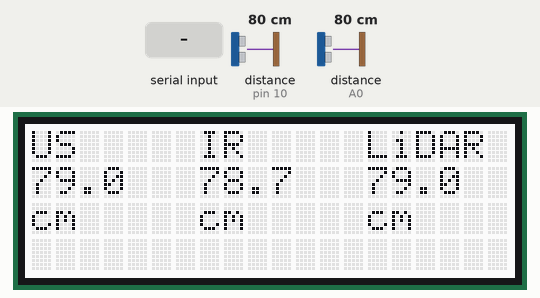
A sketch run on a simulated Arduino Mega 2560, built with avr-gcc and run on an emulated ATmega2560. Shown: 20×4 character LCD. Wiring (inferred from the names in the program): ultrasonic range finder: trigger pin 9; echo pin 10. The inputs (shaded band) are chosen by the test bench; at power-on: distance to the obstacle (sensors on pin 10, A0) 80 cm. The echo pulse lasts 58.3 µs per cm; what the sketch prints to the serial monitor is not drawn.

Above: at 3.2 s.
3.3 s: distance to the obstacle (sensor on pin 10) set to 2 cm
At 4.2 s:
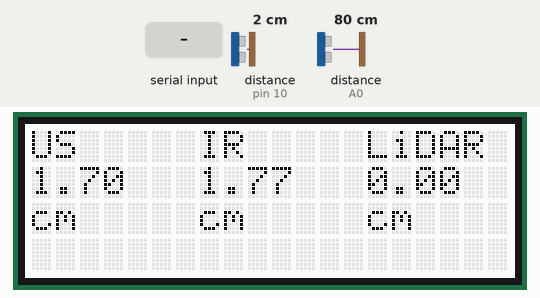
4.9 s: distance to the obstacle (sensor on pin 10) set to 4 cm
At 5.4 s:
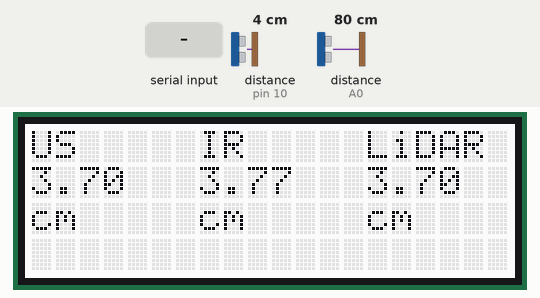
6.5 s: "1" received over the second serial link
At 6.92 s:
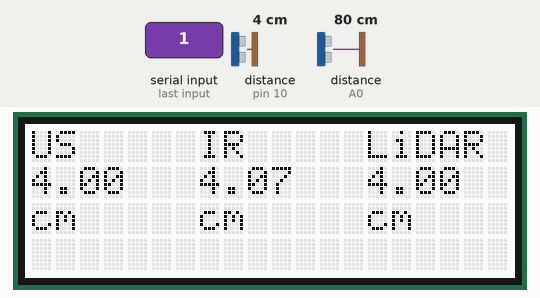
8.5 s: distance to the obstacle (sensor on pin 10) set to 9 cm
At 8.9 s:
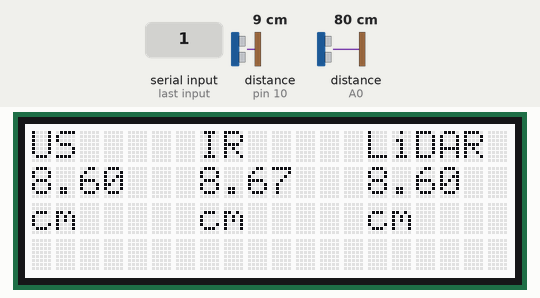
10.1 s: distance to the obstacle (sensor on A0) set to 4 cm
At 10.69 s:
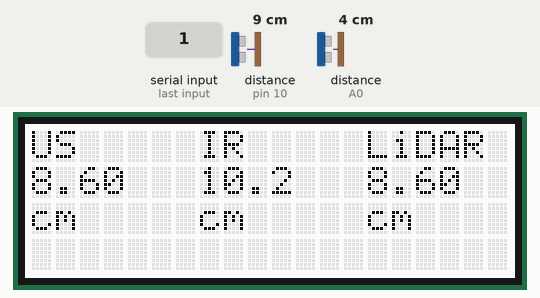
11.7 s: distance to the obstacle (sensor on A0) set to 2 cm
At 12.29 s:
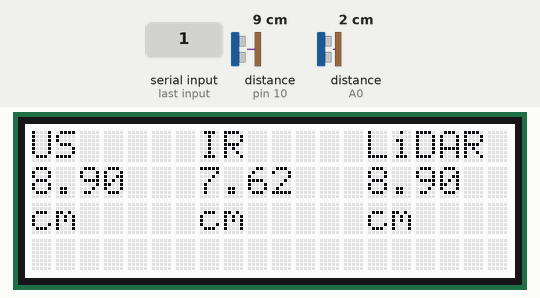
Timing chart, 0 to 14.3 s (numbered marks = the images above; inputs shaded):
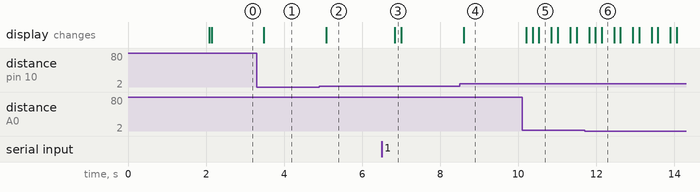

Measured:
- after the input at 3.3 s, the display: changes after 0.18 s (image 1)
- after the input at 4.9 s, the display: changes after 0.18 s (image 2)
- after the input at 6.5 s, the display: changes after 0.34 s (image 3)
- after the input at 8.5 s, the display: changes after 0.10 s (image 4)
- after the input at 10.1 s, the display: changes after 0.11 s (image 5)
- after the input at 11.7 s, the display: changes after 0.12 s (image 6)

The sketch:

distance_offset_adjust.ino
```cpp
#include <Wire.h>
#include <SerLCD.h>
#include <SharpIR.h>

#define TRIG_PIN 9
#define ECHO_PIN 10
#define IR_SENSOR A0
SharpIR sensor( SharpIR::GP2Y0A41SK0F, A0 );

SerLCD lcd; // create an lcd object

// Variables for TFmini Plus LiDAR
static uint8_t frame[9];
static int index = 0;
static uint16_t tfDistance = 0;  // store the latest lidar distance
static uint16_t tfStrength = 0;
static int tol = 2;
void setup() {
  Serial.begin(115200);
  Serial3.begin(115200);       // TFmini Plus LiDAR serial port
  Wire.begin();

  lcd.begin(Wire);
  lcd.setBacklight(255, 255, 255); // White backlight
  lcd.setContrast(5);
  lcd.clear();
  lcd.print("Initializing...");

  pinMode(TRIG_PIN, OUTPUT);
  pinMode(ECHO_PIN, INPUT);

  delay(2000);
  lcd.clear();

  Serial.println("TFmini Plus - 9-byte parser");
}

void loop() {
  // --- Ultrasonic Sensor ---
  long duration;
  float ultrasonicDistance;

  digitalWrite(TRIG_PIN, LOW);
  delayMicroseconds(2);
  digitalWrite(TRIG_PIN, HIGH);
  delayMicroseconds(10);
  digitalWrite(TRIG_PIN, LOW);

  duration = pulseIn(ECHO_PIN, HIGH);
  ultrasonicDistance = duration * 0.034 / 2.0;

  // --- Infrared Sensor ---
  float irDistance = sensor.getDistance() * 2.54;

  // --- TFmini Plus LiDAR ---
  while (Serial3.available()) {
    uint8_t b = Serial3.read();
    if (index == 0 && b != 0x59) continue;
    frame[index++] = b;
    if (index == 2 && frame[1] != 0x59) { index = 0; continue; }
    if (index == 9) {
      index = 0;
      uint16_t distance = frame[2] + (frame[3] << 8);
      uint16_t strength = frame[4] + (frame[5] << 8);
      uint8_t checksum = 0;
      for (int i = 0; i < 8; i++) checksum += frame[i];
      if (checksum == frame[8]) {
        tfDistance = distance;
        tfStrength = strength;
      }
    }
  }

  float lidarDistance = tfDistance;

  // --- Sensor Fusion / Flicker Reduction ---
  float referenceDistance;
  bool useLidar = lidarDistance > 25;

  if (useLidar) {
    referenceDistance = lidarDistance;
    // Adjust ultrasonic and IR toward LiDAR
    ultrasonicDistance = abs(ultrasonicDistance - lidarDistance) < tol ? ultrasonicDistance : lidarDistance;
    irDistance = abs(irDistance - lidarDistance) < tol ? irDistance : lidarDistance;
  } else {
    referenceDistance = ultrasonicDistance;
    // Adjust IR and LiDAR toward Ultrasonic
    irDistance = abs(irDistance - ultrasonicDistance) < tol ? irDistance : ultrasonicDistance;
    lidarDistance = abs(lidarDistance - ultrasonicDistance) < tol ? lidarDistance : ultrasonicDistance;
  }

  // --- Serial Output ---
  Serial.print("Ultrasonic: ");
  Serial.print(ultrasonicDistance, 1);
  Serial.print(" cm\tIR: ");
  Serial.print(irDistance, 1);
  Serial.print(" cm\tLiDAR: ");
  Serial.print(lidarDistance, 1);
  Serial.println(" cm");

  // --- LCD Output ---
  lcd.setCursor(0, 0);
  lcd.print("US     IR     LiDAR");

  lcd.setCursor(0, 1);
  lcd.print(ultrasonicDistance, 1);
  lcd.setCursor(0, 2);
  lcd.print("cm");

  lcd.setCursor(7, 1);
  lcd.print(irDistance, 1);
  lcd.setCursor(7, 2);
  lcd.print("cm");

  lcd.setCursor(14, 1);
  lcd.print(lidarDistance, 1);
  lcd.setCursor(14, 2);
  lcd.print("cm");

  delay(100); // Optional: slight delay to reduce flickering
}
```
